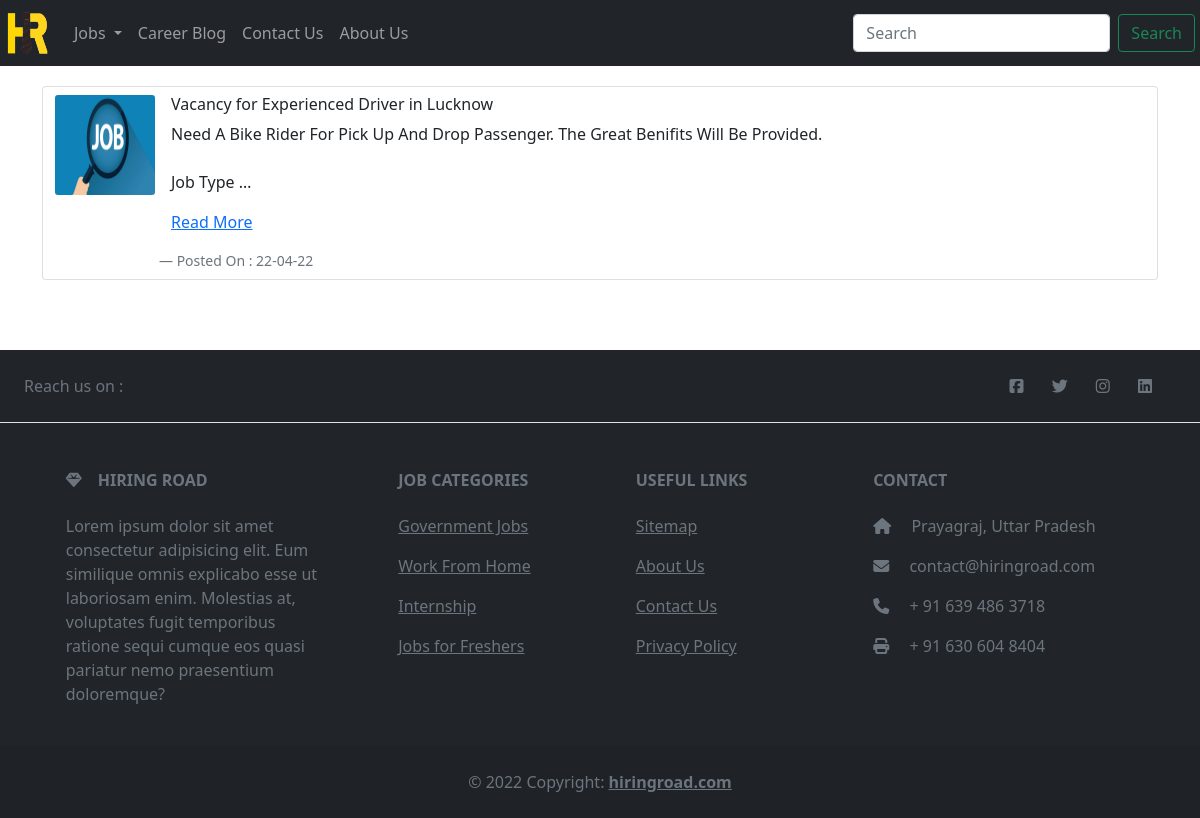
Screenshot of /job/categories/hr with the database file from the repository.
### mysite/models.py (models this page shows, shortened)
class Post(models.Model):
      post_id = models.AutoField(primary_key=True)
      title = models.CharField(max_length=100)
      content = HTMLField()
      url = models.CharField(max_length=100)
      cat = models.ForeignKey(Category, on_delete=models.CASCADE)
      image = models.ImageField(upload_to='post/')
      add_date = models.DateTimeField(auto_now_add=True, null=True)

### mysite/views.py (the view)
# urls.py: path('job/categories/<slug:url>', views.jobcategorypost, name='job-category-post'),
def jobcategorypost(request, url):
    category = Category.objects.get(url=url)
    posts = Post.objects.filter(cat=category)
    return render(request, 'jobposts.html', {'category' : category, 'posts' : posts})

### templates/jobposts.html (shortened to what this page needs)
{% extends 'base.html' %}
{% block content %}
  <div class="container">
      {% for post in posts %}
          <div class="card customCard p-2 mb-3 postCard" href="">
  <img src="/media/{{post.image}}" alt="" class="cardCustomImage card-img mx-1">
  <div class="row m-0 p-0">
  <h6 class="card-title">{{post.title | safe}}</h6>
  <p class="card-text m-0">
    {{post.content | truncatewords:30 | safe}}
    <a href="/blog/{{post.url}}" class="link-primary">Read More</a>
  </p>
          <footer class="blockquote-footer m-0 p-0">Posted On : {{post.add_date | date:"d-m-y" | safe}}</footer>
    </div>
</div>
{% endfor %}
  </div>
{% endblock content %}

### mysite/static/css/main.css (style rules this page uses)
body { background-color: #ffffff !important; }
.cardCustomImage { max-height: 100px !important; max-width: 100px !important; min-height: 100px !important; min-width: 100px !important; }
.customCard { display: flex; flex-direction: row; justify-content: left; }

### rows the page displays
Post: image (picture), title "Vacancy for Experienced Driver in Lucknow", content "Need A Bike Rider For Pick Up And Drop Passenger. The Great Benifits Will Be Provided. Job Type …", add_date "22-04-22"
